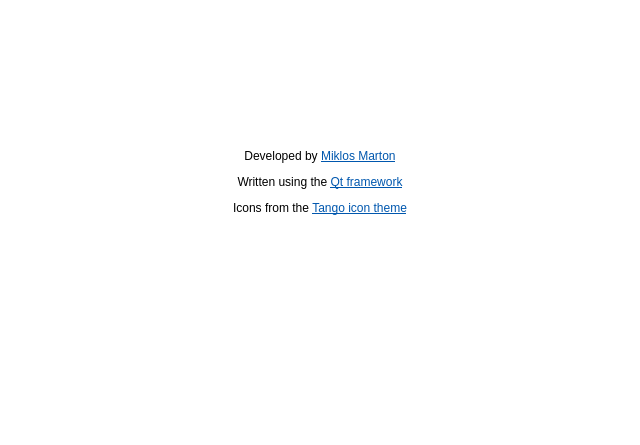
<?xml version="1.0" encoding="UTF-8"?>
<ui version="4.0">
 <class>DialogAbout</class>
 <widget class="QDialog" name="DialogAbout">
  <property name="geometry">
   <rect>
    <x>0</x>
    <y>0</y>
    <width>640</width>
    <height>445</height>
   </rect>
  </property>
  <property name="windowTitle">
   <string>About OpenTrafik</string>
  </property>
  <property name="styleSheet">
   <string notr="true">background: white;</string>
  </property>
  <layout class="QGridLayout" name="gridLayout">
   <property name="margin">
    <number>0</number>
   </property>
   <item row="0" column="0">
    <widget class="QLabel" name="label">
     <property name="text">
      <string>&lt;html&gt;&lt;head/&gt;&lt;body&gt;&lt;p align=&quot;center&quot;&gt;&lt;img src=&quot;:/images/logo.png&quot;/&gt;&lt;/p&gt;&lt;p align=&quot;center&quot;&gt;Developed by &lt;a href=&quot;mailto:martonmiklosqdev@gmail.com&quot;&gt;&lt;span style=&quot; text-decoration: underline; color:#0057ae;&quot;&gt;Miklos Marton&lt;/span&gt;&lt;/a&gt;&lt;/p&gt;&lt;p align=&quot;center&quot;&gt;Written using the &lt;a href=&quot;http://qt.digia.com/&quot;&gt;&lt;span style=&quot; text-decoration: underline; color:#0057ae;&quot;&gt;Qt framework&lt;/span&gt;&lt;/a&gt;&lt;/p&gt;&lt;p align=&quot;center&quot;&gt;Icons from the &lt;a href=&quot;http://tango.freedesktop.org/Tango_Icon_Library&quot;&gt;&lt;span style=&quot; text-decoration: underline; color:#0057ae;&quot;&gt;Tango icon theme&lt;/span&gt;&lt;/a&gt;&lt;/p&gt;&lt;p align=&quot;center&quot;&gt;&lt;br/&gt;&lt;/p&gt;&lt;p align=&quot;center&quot;&gt;&lt;br/&gt;&lt;/p&gt;&lt;/body&gt;&lt;/html&gt;</string>
     </property>
     <property name="openExternalLinks">
      <bool>true</bool>
     </property>
    </widget>
   </item>
  </layout>
 </widget>
 <resources/>
 <connections/>
</ui>
